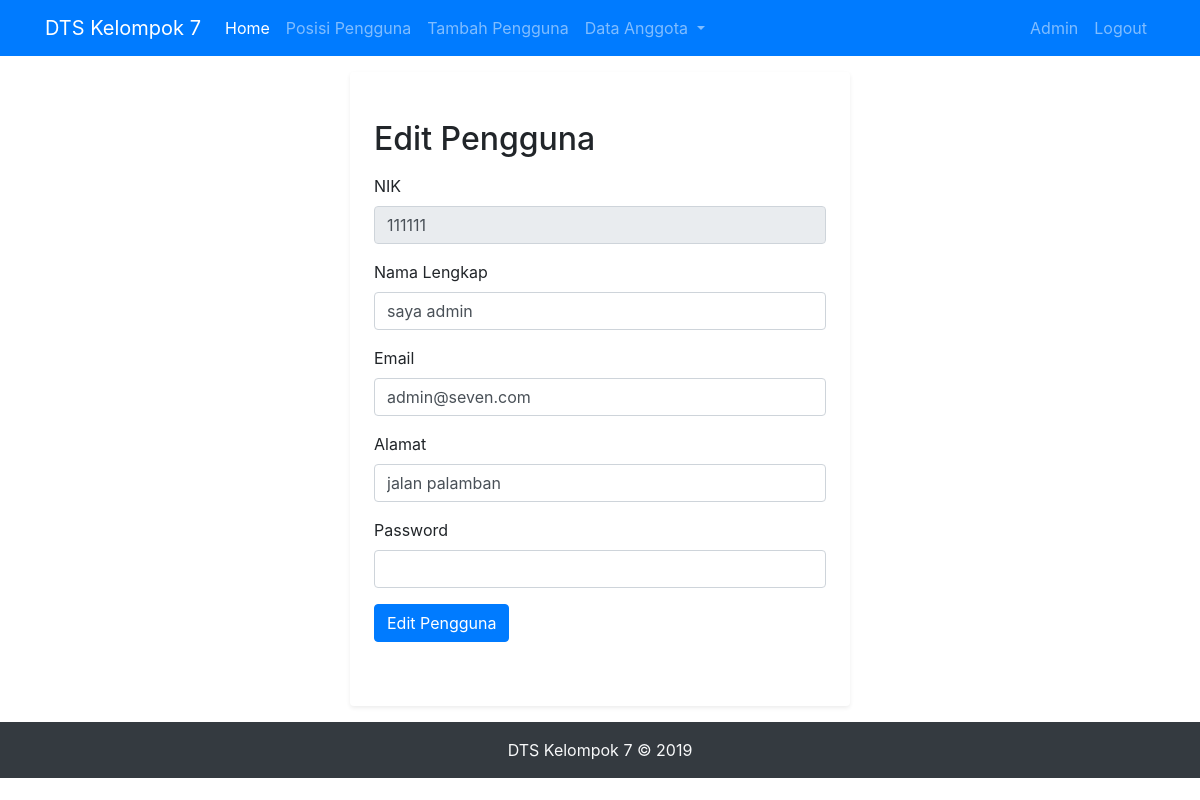
/admin/edit_pengguna.php?id=111111 (signed in), run on the app's committed database.
### tables this page shows
CREATE TABLE `pengguna` (
  `nik` int(11) NOT NULL,
  `nama` varchar(40) NOT NULL,
  `email` varchar(100) NOT NULL,
  `alamat` varchar(100) NOT NULL
);

### admin/edit_pengguna.php (the view)
<?php
require_once '../config/koneksi.php';
if (isset($_POST['submit'])) {
  $nik = $_POST['nik'];
  $nama = $_POST['nama'];
  $email = $_POST['email'];
  $alamat = $_POST['alamat'];
  $pass = $_POST['password'];
  $pass = password_hash($pass, PASSWORD_BCRYPT);
  $queryLogin = "UPDATE `login` SET `password` = '$pass' WHERE nik = '$nik'";
  $queryPengguna = "UPDATE pengguna SET
                nama = '$nama',
                email = '$email',
                alamat = '$alamat'
              WHERE nik = '$nik'";
  if ($db->query($queryLogin) && $db->query($queryPengguna)) {
    header('Location: posisi_pengguna.php');
  } else {
    unset($_POST);
    header('Location: edit_pengguna.php?id=' . $nik);
  }
} elseif (isset($_GET['id'])) {
  $nik = $_GET['id'];
  $query = "SELECT * FROM pengguna WHERE nik = '$nik'";
  $hasil = $db->query($query);
  $data = $hasil->fetch_assoc();
} else {
  header('Location: posisi_pengguna.php');
}
?>
<?php require_once 'header.php' ?>
<div class="container py-3" style="min-height: 83.1vh">
  <form action="edit_pengguna.php" method="POST" class="mx-auto px-4 py-5 rounded shadow-sm" style="max-width: 500px">
    <h2 class="mb-3">Edit Pengguna</h2>
    <div class="form-group">
      <label for="nik">NIK</label>
      <input class="form-control" type="number" name="nik" id="nik" value="<?= $data['nik'] ?>" readonly>
    </div>
    <div class="form-group">
      <label for="nama">Nama Lengkap</label>
      <input class="form-control" type="text" name="nama" id="nama" value="<?= $data['nama'] ?>">
    </div>
    <div class="form-group">
      <label for="email">Email</label>
      <input class="form-control" type="email" name="email" id="email" value="<?= $data['email'] ?>">
    </div>
    <div class="form-group">
      <label for="alamat">Alamat</label>
      <input class="form-control" type="text" name="alamat" id="alamat" value="<?= $data['alamat'] ?>">
    </div>
    <div class="form-group">
      <label for="password">Password</label>
      <input class="form-control" type="password" name="password" id="password">
    </div>
    <div class="form-group">
      <button class="btn btn-primary" type="submit" name="submit">Edit Pengguna</button>
    </div>
  </form>
</div>
<?php require_once 'footer.php' ?>

### data on the page
pengguna: nik "111111", nama "saya admin", email "admin@seven.com", alamat "jalan palamban"
